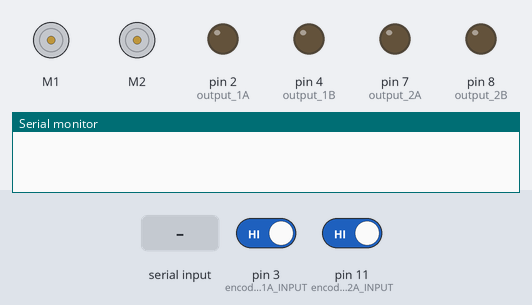
Recording of a sketch running on a simulated Arduino Uno, built with avr-gcc and run on an emulated ATmega328P. On the bench: 2 × DC motor (green arrow = forward, orange = backward, longer = faster), output pins drawn as LEDs (lit = HIGH), the last lines printed to the serial monitor. The inputs (shaded band) are chosen by the test bench; at power-on: pin 3 (encoder1A_INPUT) HIGH, pin 11 (encoder2A_INPUT) HIGH.

Above: at 3.2 s.
3.3 s: "w" received over Serial
At 4.2 s:
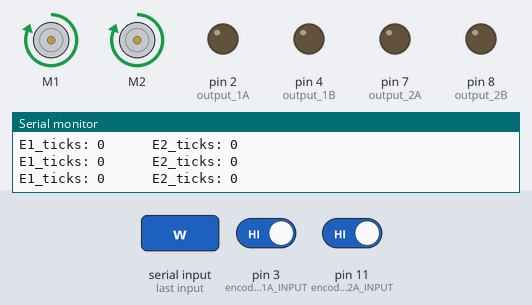
5.3 s: "s" received over Serial
At 6.0 s:
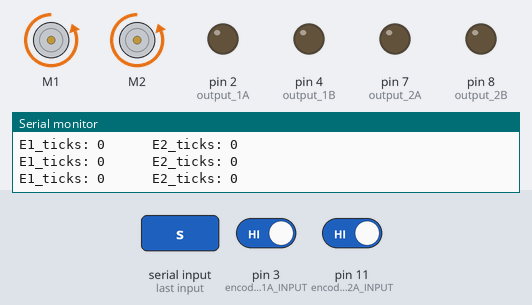
6.8 s: "a" received over Serial
At 7.3 s:
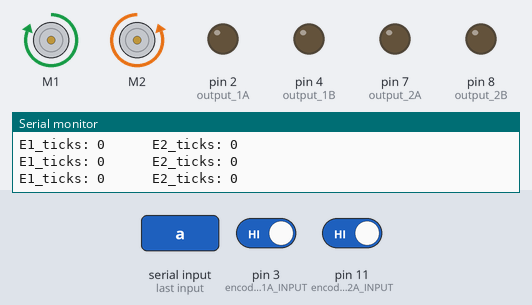
Timing chart, 0 to 14.3 s (numbered marks = the images above; inputs shaded):
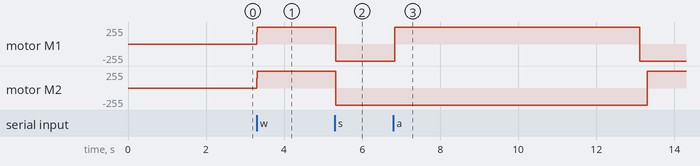

The sketch:

Rotation.ino
```cpp
#include "DualVNH5019MotorShield.h"
#include "SharpIR.h"
#include "EnableInterrupt.h"

DualVNH5019MotorShield md;
SharpIR sensor(SharpIR:: GP2Y0A02YK0F, A0);

/*
 * This code is meant to complete checklist A.5
 * Amended from Movement_v1.2.3
 */

//Motor 1
#define encoder1A_INPUT 3
#define encoder1B_INPUT 5
#define output_1A 2
#define output_1B 4
#define enable_M1 6
#define pwm_M1_INPUT 9

//Motor 2
#define encoder2A_INPUT 11
#define encoder2B_INPUT 13
#define output_2A 7
#define output_2B 8
#define enable_M2 12
#define pwm_M2_INPUT 10

/*-----Ticks Variable-----*/
volatile long E1_ticks = 0;
volatile long E2_ticks = 0;

/*-----Check Ticks Variables-----*/
double E1_ticks_moved = 0;
double E2_ticks_moved = 0;
double ticks_to_move = 0;

/*-----Motor Speed Variables-----*/
double M1_speed_pwm = 0;
double M2_speed_pwm = 0;
double inverted_M1_speed_pwm = 0;
double inverted_M2_speed_pwm = 0;

/*-----PID Variables-----*/
double E1_rpm = 0;
double E2_rpm = 0;
double M1_setpoint_rpm = 40;
double M2_setpoint_rpm = 40;
double E1_error_rpm = 0;
double E2_error_rpm = 0;
double E1_prev_error_rpm = 0;
double E2_prev_error_rpm = 0;
double E1_sum_error_rpm = 0;
double E2_sum_error_rpm = 0;
double M1_speed_rpm = 0;
double M2_speed_rpm = 0;

double KP1 = 1.525;
double KD1 = 0.67;
double KI1 = 1.37;
double KP2 = 1.475;
double KD2 = 0.38;
double KI2 = 0.8;

/*-----Flags-----*/
bool flag = false;
int currentdirection = 0;
unsigned long startTime = 0;

void setup()
{
  Serial.begin(9600);
  md.init();


  //Motor 1
  digitalWrite(enable_M1, HIGH);

  pinMode(output_1A, OUTPUT);
  pinMode(output_1B, OUTPUT);

  pinMode(encoder1A_INPUT, INPUT);
  pinMode(encoder1B_INPUT, INPUT);
  pulseIn(encoder1A_INPUT, HIGH);


  //Motor 2
  digitalWrite(enable_M2, HIGH);

  pinMode(output_2A, OUTPUT);
  pinMode(output_2B, OUTPUT);

  pinMode(encoder2A_INPUT, INPUT);
  pinMode(encoder2B_INPUT, INPUT);
  pulseIn(encoder2A_INPUT, HIGH);

  //Interrupts
  enableInterrupt(encoder1A_INPUT, E1_ticks_increment, RISING);
  enableInterrupt(encoder2A_INPUT, E2_ticks_increment, RISING);
}

void loop ()
{
  while(Serial.available())
  {
    char command;
    command = Serial.read();

    if(command == 'w'){
      Serial.println("I received w.");
      currentdirection = 1;
      forward();
      flag = true;
    }
    else if(command == 's'){
      Serial.println("I received s.");
      currentdirection = 2;
      backward();
      flag = true;
    }
    else if(command == 'a'){
      Serial.println("I received a.");
      currentdirection = 3;
      left(90);
    }
    else if(command == 'd'){
      Serial.println("I received d.");
      currentdirection = 4;
      right(90);
    }

    //stop operation
    if(command == 'q'){
      Serial.println("I received q.");
      Serial.print("E1_sum_error_rpm: ");
      Serial.println(E1_sum_error_rpm);
      Serial.print("E2_sum_error_rpm: ");
      Serial.println(E2_sum_error_rpm);
      md.setBrakes(400, 400);
      flag = false;
    }
  }


  if(flag == true && currentdirection != 0){
      PIDController(currentdirection);
      delay(500);
  }
}

void forward(){
  PIDController(1);
}

void backward(){
  PIDController(2);
}

void left(int degree_to_move){
  int ticks_to_move = 0;
  E1_ticks = 0;
  E2_ticks = 0;
  E1_ticks_moved = 0;
  E2_ticks_moved = 0;

  if (degree_to_move == 90){
    ticks_to_move = 450;
  }

  while(1){
    if(E1_ticks_moved > ticks_to_move || E2_ticks_moved > ticks_to_move){
      md.setBrakes(400, -400);
      delay(100);
      md.setBrakes(0, 0);
      break;
    }
    PIDController(3);
  }
}

void right(int degree_to_move){

  //Travel distance variables in Ticks
  int ticks_to_move = 0;
  E1_ticks = 0;
  E2_ticks = 0;
  E1_ticks_moved = 0;
  E2_ticks_moved = 0;

  if (degree_to_move == 90){
    ticks_to_move = 450;
  }

  while(1){
    if(E1_ticks_moved > ticks_to_move || E2_ticks_moved > ticks_to_move){
      md.setBrakes(-400, 400);
      delay(100);
      md.setBrakes(0, 0);
      break;
    }
    PIDController(4);
  }
}


/*-----PID-----*/
//https://projects.raspberrypi.org/en/projects/robotPID/5
void PIDController(int directionflag)
{
  //Debug log to check if PID is running.
  //Serial.println("");
  //Serial.println("PID is running.");

  //Debug log to see ticks generated.
  print_ticks();

  //Get Period and Debug log to see period.
  double period = (double)(millis()-startTime)/1000;
  //Serial.print("Sampling interval: ");
  //Serial.println(period);

  /*-----Convert Ticks to RPM-----*/
  E1_rpm = (((double)E1_ticks/562.25)/period)*60;
  E2_rpm = (((double)E2_ticks/562.25)/period)*60;

  //Debug log to see RPM converted from Ticks from Encoders.
  //print_converted_RPM();


  /*-----PID Calculation using RPM-----*/
  E1_error_rpm = M1_setpoint_rpm - E1_rpm;
  E2_error_rpm = M2_setpoint_rpm - E2_rpm;
  //print_errors();

  M1_speed_rpm += (E1_error_rpm * KP1) + ((E1_error_rpm - E1_prev_error_rpm) * KD1);// + (E1_sum_error_rpm * KI1);
  M2_speed_rpm += (E2_error_rpm * KP2) + ((E2_error_rpm - E2_prev_error_rpm) * KD2);// + (E2_sum_error_rpm * KI2);
  //Motor 1 usually goes faster than Motor 2.

  //Debug log to see RPM calculated from PID.
  //print_feedback_RPM();


  /*-----Convert RPM to PWM-----*/
  M1_speed_pwm = rpmToPWM_1(M1_speed_rpm);
  M2_speed_pwm = rpmToPWM_2(M2_speed_rpm);
  inverted_M1_speed_pwm = -M1_speed_pwm;
  inverted_M2_speed_pwm = -M2_speed_pwm;

  //Debug log to see PWM converted from RPM calulated from PID.
  //print_converted_PWM();

  /*-----Limit-----*/
  /*Just in case
  M1_speed_rpm = max(min(250, M1_speed_rpm), 0);
  M2_speed_rpm = max(min(250, M2_speed_rpm), 0);*/


  /*-----Setting Motor Speed using PWM-----*/
  //Motor 1 is right motor, Motor 2 is left motor.
  //forward
  if (directionflag == 1){
    md.setSpeeds(M1_speed_pwm, M2_speed_pwm);
    //Serial.println("direction: FORWARD");
  }
  //backward
  else if(directionflag == 2){
    md.setSpeeds(inverted_M1_speed_pwm, inverted_M2_speed_pwm);
    //Serial.println("direction: BACKWARD");
  }
  //left
  else if(directionflag == 3){
    md.setSpeeds(M1_speed_pwm, inverted_M2_speed_pwm);
    //Serial.println("direction: LEFT");
  }
  //right
  else if(directionflag == 4){
    md.setSpeeds(inverted_M1_speed_pwm, M2_speed_pwm);
    //Serial.println("direction: RIGHT");
  }


  E1_ticks_moved += E1_ticks;
  E2_ticks_moved += E2_ticks;


  /*-----Reset-----*/
  E1_ticks = 0;
  E2_ticks = 0;
  startTime = millis();

  /*-----Update-----*/
  E1_prev_error_rpm = E1_error_rpm;
  E2_prev_error_rpm = E2_error_rpm;

  E1_sum_error_rpm += E1_error_rpm;
  E2_sum_error_rpm += E2_error_rpm;
}


void E1_ticks_increment()
{
  E1_ticks ++;
}

void E2_ticks_increment()
{
  E2_ticks ++;
}

double rpmToPWM_1(double RPM){
  double pwmMotor1 = 2.7037*RPM + 39.27;
  return pwmMotor1;
}

double rpmToPWM_2(double RPM){
  double pwmMotor2 = 2.7037*RPM + 34.236;
  return pwmMotor2;
}


/*-----Serial Prints-----*/
void print_converted_RPM(){
  Serial.println("");
  Serial.print("E1_rpm: ");
  Serial.print(E1_rpm);
  Serial.print(" ");
  Serial.print("   E2_rpm: ");
  Serial.println(E2_rpm);
}

void print_ticks(){
  Serial.println("");
  Serial.print("E1_ticks: ");
  Serial.print(E1_ticks);
  Serial.print(" ");
  Serial.print("     E2_ticks: ");
  Serial.println(E2_ticks);
}

void print_feedback_RPM(){
  Serial.println("");
  Serial.print("M1_speed_rpm: ");
  Serial.print(M1_speed_rpm);
  Serial.print(" ");
  Serial.print("   M2_speed_rpm: ");
  Serial.println(M2_speed_rpm);
}

void print_converted_PWM(){
  Serial.println("");
  Serial.print("M1_speed_pwm: ");
  Serial.print(M1_speed_pwm);
  Serial.print(" ");
  Serial.print("   M2_speed_pwm: ");
  Serial.println(M2_speed_pwm);
}

void print_errors(){
  Serial.println("");
  Serial.print("E1_error_rpm: ");
  Serial.print(E1_error_rpm);
  Serial.print(" ");
  Serial.print("   E2_error_rpm: ");
  Serial.println(E2_error_rpm);
}
```

Measured:
- after the input at 3.3 s, motor M1: stopped → forward 255/255 at once; motor M2: stopped → forward 251/255 at once, → forward 255/255 0.52 s later
- after the input at 5.3 s, motor M1, motor M2: forward 255/255 → backward 255/255 at once
- after the input at 6.8 s, motor M1: backward 255/255 → forward 255/255 at once, → backward 255/255 6.3 s later; motor M2: backward 255/255 → forward 255/255 after 6.5 s
